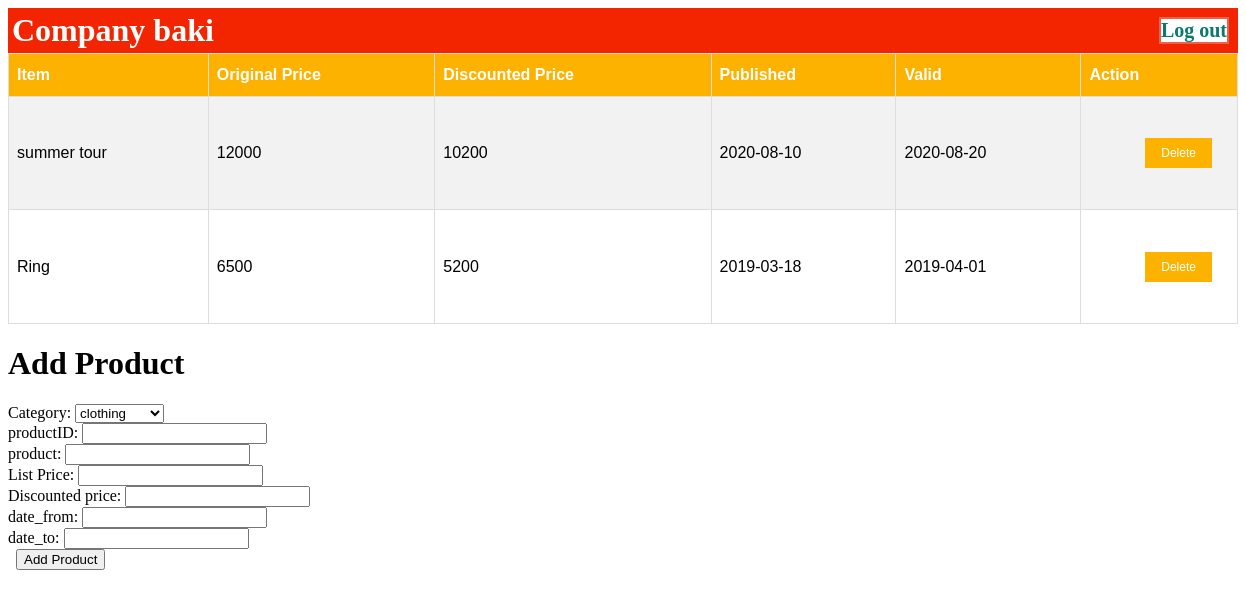
/product_manager/product_add.php (signed in), run on the app's committed database.
### tables this page shows
CREATE TABLE `users` (
  `user_id` int NOT NULL,
  `username` varchar(22) NOT NULL,
  `password` varchar(100) NOT NULL,
  PRIMARY KEY (`user_id`)
);

CREATE TABLE `popusti` (
  `discountID` int NOT NULL AUTO_INCREMENT,
  `user_id` int NOT NULL,
  `name` varchar(32) NOT NULL,
  `product` varchar(11) NOT NULL,
  `category_id` int NOT NULL,
  `price` int NOT NULL,
  `discounted_price` int NOT NULL,
  `date_from` date NOT NULL,
  `date_end` date NOT NULL,
  PRIMARY KEY (`discountID`),
  KEY `category_id` (`category_id`),
  KEY `user_id` (`user_id`),
  CONSTRAINT `popusti_ibfk_1` FOREIGN KEY (`category_id`) REFERENCES `categories` (`category_id`),
  CONSTRAINT `popusti_ibfk_2` FOREIGN KEY (`user_id`) REFERENCES `users` (`user_id`)
);

### connection/functions.php (called while the page is built, shortened)
<?php
function check_login($con)
{
	if(isset($_SESSION['user_id']))
	{
		$id = $_SESSION['user_id'];
		$query = "select * from users where user_id = '$id' limit 1";
		$result = mysqli_query($con,$query);
		if($result && mysqli_num_rows($result) > 0)
		{
			$user_data = mysqli_fetch_assoc($result);
			return $user_data;
		}
	}
	die;
}
?>

### product_manager/product_add.php (the view, shortened to what this page needs)
<?php include("../connection/index.php");
    $query = "SELECT * FROM categories";
    $categories= $db->query($query);
?>
<div id="main">
    <h1>Add Product</h1>
    <form action="../model/index.php" method="post" id="add_product_form">
        <label>Category:</label>
        <select name="category_id">
            <?php foreach ( $categories as $category ) : ?>
                <option value="<?php echo $category['category_id']; ?>">
                    <?php echo $category['category']; ?>
                </option>
            <?php endforeach; ?>
        </select>
        <br/>
        <label>productID:</label>
        <input type="input" name="discountID" /><br />
        <label>product:</label>
        <input type="input" name="product" />
        <br/>
        <label>List Price:</label>
        <input type="input" name="price" />
        <br />
        <label>Discounted price:</label>
        <input type="input" name="discounted_price" />
        <br />
        <label>date_from:</label>
        <input type="input" name="date_from" />
        <br />
        <label>date_to:</label>
        <input type="input" name="date_end" />
        <br />
        <label>&nbsp;</label>
        <input type="submit" value="Add Product" />
        <br/>
    </form>
</div>

### connection/index.php (shortened to what this page needs)
<?php
	include("connection.php");
	include("functions.php");
	$user_data = check_login($con);
	$query = "SELECT * FROM popusti WHERE `user_id`='$user_data[user_id]'";
	$products= $con->query($query);
?>
<!DOCTYPE html>
<html>
    <head>
        <link rel="stylesheet" type="text/css" href="../style.css" />
    </head>
    <body>
        <table id="cart">
            <tr id="cart_header">
                        <th class="right">Item</th>
                        <th class="right">Original Price</th>
                        <th class="right">Discounted Price</th>
                        <th class="right">Published</th>
                        <th class="right">Valid</th>
                        <th class="right">Action</th>
            </tr>
            <h1 style="background-color:#f32500; color:white; margin:0px;padding:4px">
            Company <?php echo $user_data['username'];$ime=$user_data['username']; ?> <a class="button1" style="text-decoration:none;float:right;font-size:20px; margin:5px; color:rgb(10, 121, 110);" href="../connection/logout.php">Log out</a> </h1>
            <?php foreach ($products as $product) : ?>
                <tr class="red">
                    <td class="right"><?php echo
                        $product['product']; ?></td>
                    <td class="right" ><?php echo
                        $product['price']; ?></td>
                    <td class="right" ><?php echo
                        $product['discounted_price'];?></td>
                    <td class="right"> <?php echo
                        $product['date_from']; ?></td>
                    <td class="right"> <?php echo
                        $product['date_end']; ?></td>
                    <td>
                        <form method="post">
                            <input class="button" type="submit" value="Delete" />
                        </form>
                    </td>
                </tr>
            <?php endforeach; ?>
        </table>
    </body>
</html>

### style.css (style rules this page uses)
.red { height:3cm; margin: 0%; }
.button { background-color: #fdb200; border: none; color: white; padding: 8px 16px; text-align: center; text-decoration: none; display: inline-block; font-size: 12px; margin: 4px 2px; transition-duration: 0.4s; cursor: pointer; margin-left: 40%; margin-right: 50%; }
.button1 { background-color: white; color: rgb(124, 119, 119); border: 2px solid #e9624b; }
#cart { font-family: Arial, Helvetica, sans-serif; border-collapse: collapse; width: 100%; }
#cart td, #cart th { border: 1px solid #ddd; padding: 8px; }
#cart tr:nth-child(even) { background-color: #f2f2f2; }
#cart th { padding-top: 12px; padding-bottom: 12px; text-align: left; background-color: #fdb200; color: white; }

### data on the page
users: username "baki"
popusti: product "summer tour", price "12000", discounted_price "10200", date_from "2020-08-10", date_end "2020-08-20"
popusti: product "Ring", price "6500", discounted_price "5200", date_from "2019-03-18", date_end "2019-04-01"

### other printed values
form field category_id "clothing"
